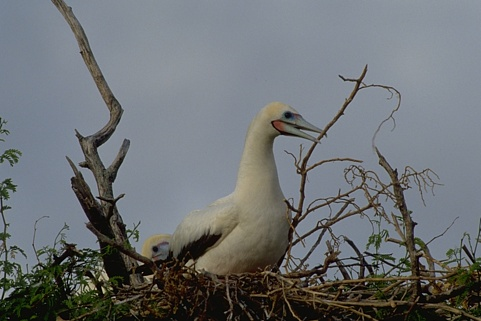
%> input picture MATLAB Project/Images/im1.jpg, 481 x 321 px
$ octave --eval "result = segment_image(imread('Images/im1.jpg'));"   (GNU Octave 9; MATLAB toolbox functions it lacks are replaced by stand-ins)
%> lines starting %> are read from the running program, lines starting %| are printed output that depends on the picture; in (x1, y1, x2, y2) boxes, pixels count from 0 and x2, y2 are one past the last pixel; in counts of white or black regions, pixels touching at a corner belong together; the program's own positions count from 1
%%%%%%%%%%%%%%%%%%%%%%%%%%%%%%%%%%%%%%%%%%%%%%%%%%%%%%%%%%%%%%%%%%%%%%%%%%%
% The following code has been created for the Computer Vision 7CCSMCVI
% coursework for the year 2022-2023.
%
% Student: Ciprian-Florin Ifrim - ID: 21202592
%
% The code employs the industry standard in image processing for edge
% detection, consisting in a conversion from RGB to back and white image,
% followed by the application of a DoG mask for better edges, in this case,
% great results were given by a difference of gaussians with curated values,
% to enchance the visibility of the edges in the image. From here, the
% image gets upscaled to 200%, in order to apply a 3x3 kernel for morphology
% (different sizes have been tested for best performance) through Matlab's
% "imerode" function. After the erosion, the image is downscaled back to
% the original size, after which it is used together with the DoG blurred
% image, to get the absolute values of their difference. This final image
% is then passed to the Canny Edge detector with custom Threshold and Sigma
% values, to reduce noise and get more uniform contours.
% Then on the image with the edges, morphology thinning is performed to
% reduce the double line effect.
% From here, I use Hough Circles to find all circles that are within 1 to 5
% pixels (after noticing a lot of circle noise present in the images) and
% then draw a filled black circle on top of them to remove the random white
% pixels resulting in noise.
%
% This process results in an average of 70.18% F1-Score over the 12 images
% provided for training. The F1 Score is 74% if the 3rd image is ignored.
%
% Most of the references used are official Matlab help pages:
% Absolute Diff: https://uk.mathworks.com/help/images/ref/imabsdiff.html
% Canny Edge: https://uk.mathworks.com/help/images/ref/edge.html
% DoG: https://en.wikipedia.org/wiki/Difference_of_Gaussians
% Thresholding: https://uk.mathworks.com/help/images/ref/imbinarize.html
% Morphology: https://uk.mathworks.com/help/images/morphological-filtering.html
% Hough Circles: https://uk.mathworks.com/help/images/ref/imfindcircles.html
% Shapes: https://uk.mathworks.com/help/vision/ref/insertshape.html
% Morphology: https://uk.mathworks.com/help/images/ref/bwmorph.html
%
% The rest of the references were taken from the exercises completed as
% part of the weekly Matlab tutorials of the course.
%%%%%%%%%%%%%%%%%%%%%%%%%%%%%%%%%%%%%%%%%%%%%%%%%%%%%%%%%%%%%%%%%%%%%%%%%%%

function [seg] = segment_image(I)

% converion of the image to black and white from 3-channels (RGB)
image_bw = rgb2gray(I);
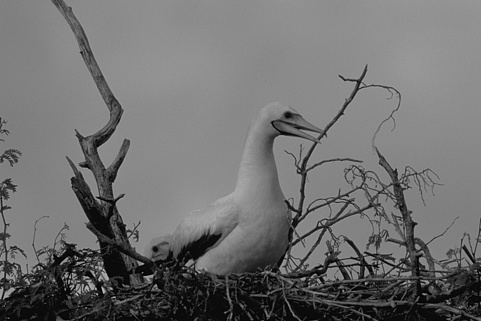
%> image_bw: size 321x481 uint8; min 0, max 192, mean 111.6

% Difference of Gaussian mask to enchance visible edges
dog_mask = fspecial('gaussian', 30, 1.25)-fspecial('gaussian', 30, 5.0);
image_dog = conv2(image_bw, dog_mask ,'same');
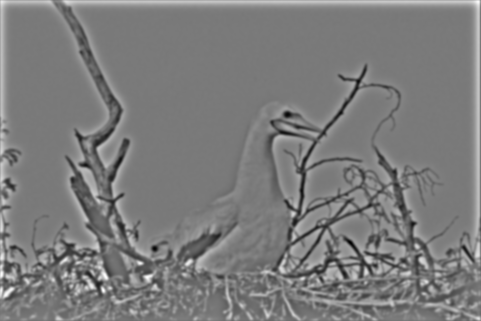
%> image_dog: size 321x481 double; min -69.06, max 75.27, mean 1.4; drawn with min black and max white

% Upscaling the DoG image by 2x for better
image_bw_upscaled = imresize(image_dog, 2, "bilinear");

% creating a 3x3 kernel (smallest) and applying it through erosion
kernel_morphology = [1 1 1; 1 1 1; 1 1 1];
image_eroded = imerode(image_bw_upscaled, kernel_morphology);
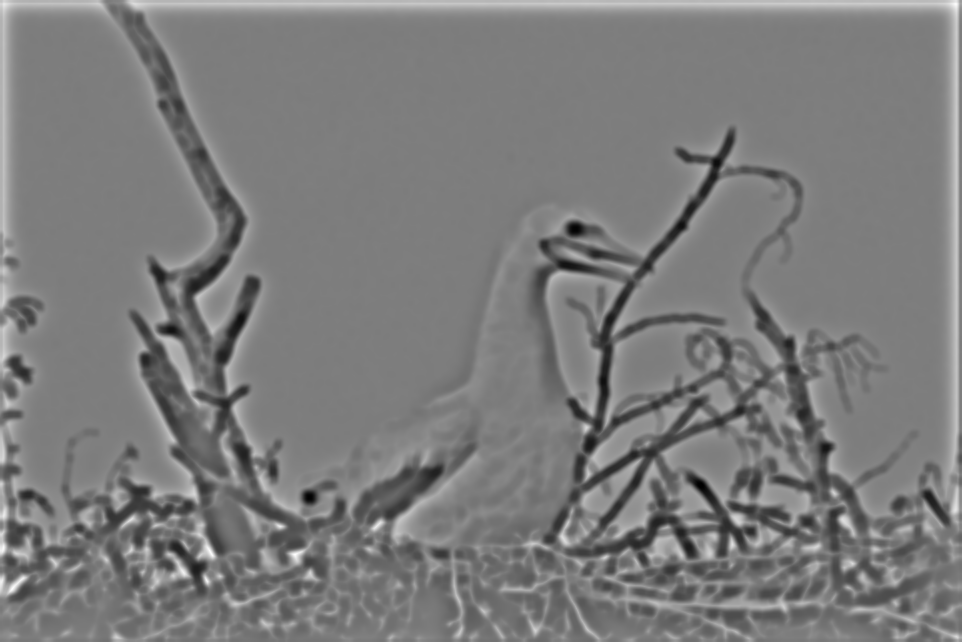
%> image_eroded: size 642x962 double; min -66.44, max 68.2, mean -0.9; drawn with min black and max white

% downscaling back to the original size
image_close_downscaled = imresize(image_eroded, 0.5, "bilinear");

% subtracts each element in img1 from the corresponding element in img2
image_abs_diff = imabsdiff(image_dog, image_close_downscaled);
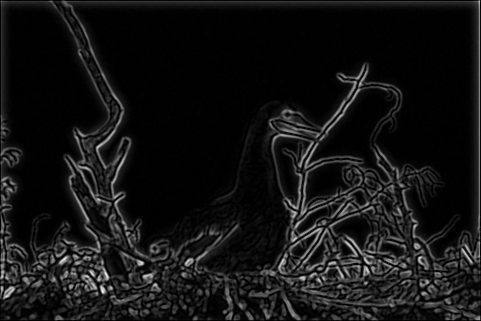
%> image_abs_diff: size 321x481 double; min 2.37e-06, max 29.21, mean 2.3; drawn with min black and max white

% This method uses two thresholds to detect strong and weak edges
image_canny = edge(image_abs_diff,'canny', 0.38, 0.46);
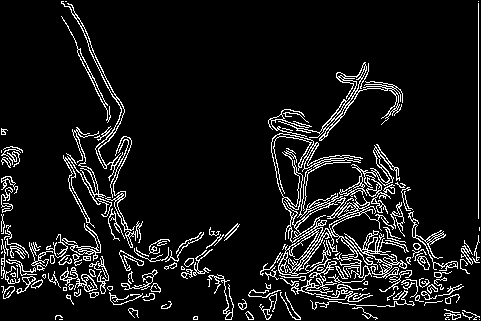
%> image_canny: size 321x481 logical; 9% white in thin lines or dots

% This method perform  morphological thinning to reduce double lines
% generated by canny edge detector
image_morphology = bwmorph(image_canny ,'thin', Inf);
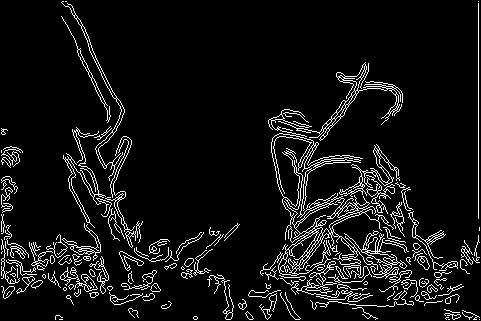
%> image_morphology: size 321x481 logical; 7.4% white in thin lines or dots

% Canny outputs a logical matrix, this converts it back to double precision
image_morphology = im2double(image_morphology);
%> image_morphology: size 321x481 double; values 0 (black) and 1 (white), 7.4% white in thin lines or dots

% The Hough Circles code will give a warning for the selected Radius range
% of 1 to 5, stating that the algorithm will be less accurate, it is
% irrelevant, so it gets disabled
warning('off')

% The following code uses Hough Circles to remove little circles created by
% canny resulting in less noise in the final image
[centers, radii, ~] = imfindcircles(image_morphology,[1 5]);
%> centers = 17 rows, first 12: [243.4 305.3; 167.3 306; 59.39 318.3; 249.8 316.4; 4.74 131.9; 8.05 194.1; 134.2 313.5; 274.6 302.1; 364.2 250.5; 156.8 254.8; 196 318.1; 105.1 201]; radii = 17 values, max 5 at index 17, min 1 at index 8, mean 2.84
image_circles_filtered = insertShape(image_morphology,'FilledCircle', ...
                              [centers radii], Color="black", Opacity=1.0);

% the result from insertShape will be b&w because of the original image
% however outputted as 3 channels, we convert with rgb2gray
image_circles_filtered = rgb2gray(image_circles_filtered);
%> image_circles_filtered: size 321x481 double

% set output of function to the image containing the detected edges
seg = image_circles_filtered;

$ run again, on MATLAB Project/Images/im10.jpg
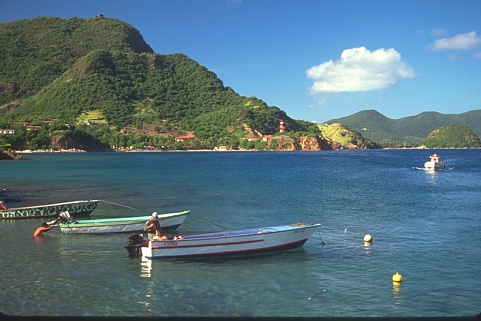
%> input picture MATLAB Project/Images/im10.jpg, 481 x 321 px
%> in segment_image, `image_canny = edge(image_abs_diff,'canny', 0.38, 0.46);`:
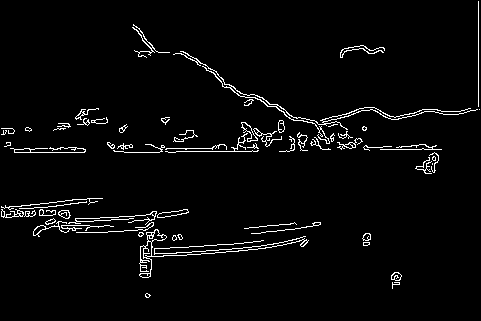
%> image_canny: size 321x481 logical; 3.2% white in thin lines or dots
%> in segment_image, `image_morphology = bwmorph(image_canny ,'thin', Inf);`:
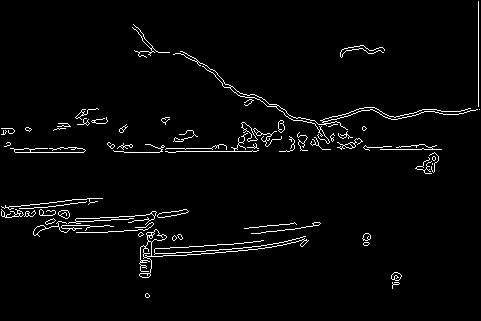
%> image_morphology: size 321x481 logical; 2.8% white in thin lines or dots
%> centers = 17 rows, first 12: [7.93 131.3; 28.59 129.9; 396.3 279.6; 165.9 120.8; 45.99 150.7; 123.4 129.8; 367 239.6; 147.8 296.2; 62.63 127; 151.3 52.97; 364.7 129; 147 230.8]; radii = 17 values, max 5 at index 14, min 1 at index 13, mean 2.79

$ run again, on MATLAB Project/Images/im11.jpg
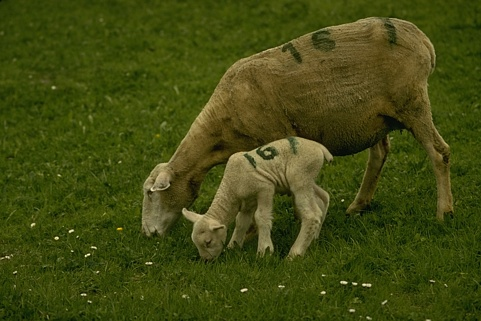
%> input picture MATLAB Project/Images/im11.jpg, 481 x 321 px
%> in segment_image, `image_canny = edge(image_abs_diff,'canny', 0.38, 0.46);`:
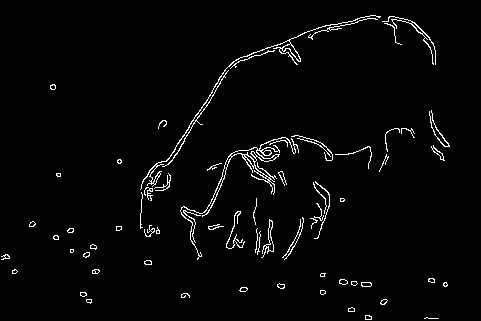
%> image_canny: size 321x481 logical; 2.5% white in thin lines or dots, all inside (x1, y1, x2, y2) = (1, 15, 450, 320)
%> in segment_image, `image_morphology = bwmorph(image_canny ,'thin', Inf);`:
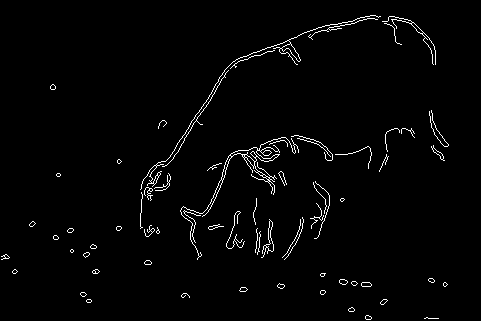
%> image_morphology: size 321x481 logical; 2% white in thin lines or dots, all inside (x1, y1, x2, y2) = (1, 15, 449, 320)
%> centers = 39 rows, first 12: [53.5 87.67; 243.9 290.3; 281.5 286.8; 368.8 318.2; 87 255.2; 56.41 238.3; 343.8 282.6; 119.3 229; 323.3 293; 148.5 263.2; 71 231; 5.34 257.8]; radii = 39 values, max 5 at index 36, min 1 at index 37, mean 2.92

$ run again, on MATLAB Project/Images/im12.jpg
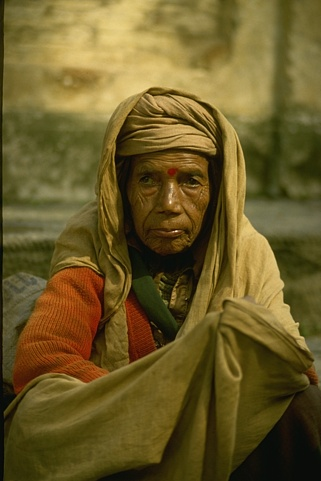
%> input picture MATLAB Project/Images/im12.jpg, 321 x 481 px
%> in segment_image, `image_canny = edge(image_abs_diff,'canny', 0.38, 0.46);`:
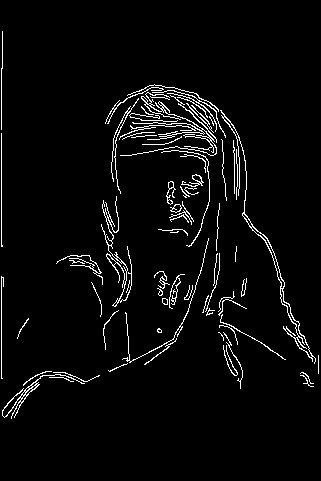
%> image_canny: size 481x321 logical; 3.9% white in thin lines or dots, all inside (x1, y1, x2, y2) = (1, 31, 319, 419)
%> in segment_image, `image_morphology = bwmorph(image_canny ,'thin', Inf);`:
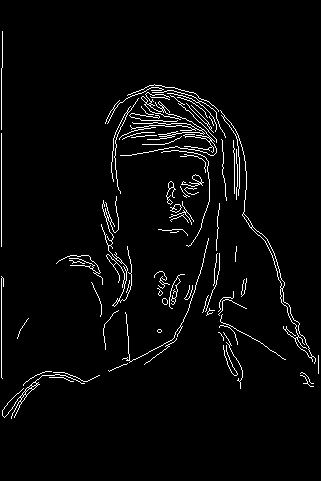
%> image_morphology: size 481x321 logical; 3.3% white in thin lines or dots, all inside (x1, y1, x2, y2) = (1, 31, 319, 419)
%> centers = [173.8 231.5; 307.6 380.7; 160 331.5; 84.26 264.7; 291.8 312.3; 236.5 254.5; 215.4 265.9; 174.9 204.1; 22.67 328.8; 4.57 137.5; 169.2 288.7; 40.91 389.2]; radii = [2.68; 3.22; 2.74; 1.71; 1.52; 1.69; 2.21; 1; 1; 3.72; 5; 1]
